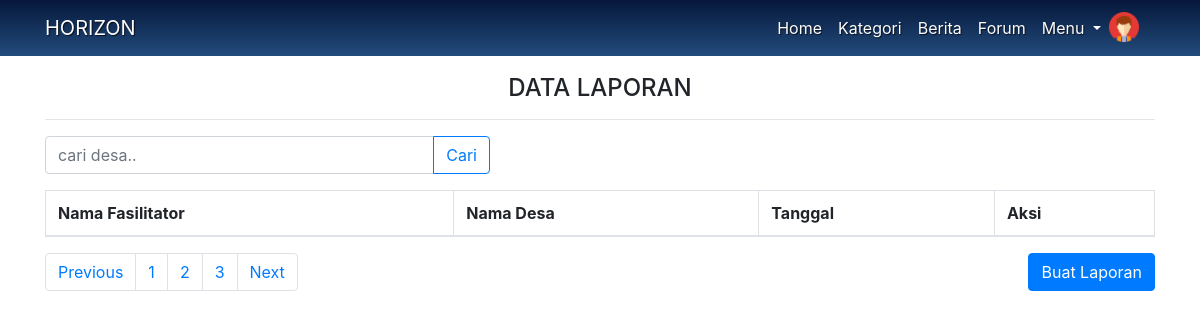
Page /index.php/controller/laporan on the earlier database version.
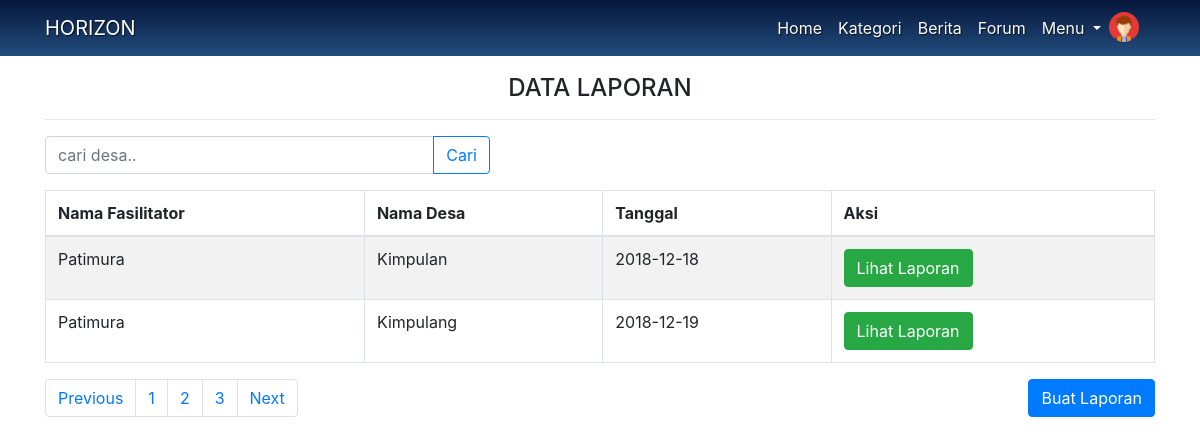
Same page on the later database version.
### tables this page shows
CREATE TABLE `m_laporan` (
  `id_laporan` int(11) NOT NULL,
  `tanggal_laporan` date NOT NULL,
  `nama_fasilitator` varchar(100) NOT NULL,
  `nama_desa` varchar(100) NOT NULL,
  `jumlah_ya` int(100) NOT NULL,
  `jumlah_tidak` int(100) NOT NULL,
  `ya1` int(11) DEFAULT NULL,
  `ya2` int(11) NOT NULL,
  `ya3` int(11) NOT NULL,
  `ya4` int(11) NOT NULL,
  `ya5` int(11) NOT NULL,
  `ya6` int(11) NOT NULL,
  `ya7` int(11) NOT NULL,
  `tidak1` int(11) NOT NULL,
  `tidak2` int(11) NOT NULL,
  `tidak3` int(11) NOT NULL,
  `tidak4` int(11) NOT NULL,
  `tidak5` int(11) NOT NULL,
  `tidak6` int(11) NOT NULL,
  `tidak7` int(11) NOT NULL,
  `jenis_destana` varchar(100) NOT NULL
);

### application/controllers/controller.php (called while the page is built, shortened)
<?php
class controller extends CI_Controller {
	function __construct() {
		$this->load->library(array('form_validation'));
		$this->load->helper(array('form', 'url'));
		$this->load->model('M_model');
	}
	public function laporan(){
		$laporan = $this->M_model->GetLaporan();
		$this->load->view('laporan', array('laporan' => $laporan));
	}
}

### index.php (called while the page is built, shortened)
<?php
require_once BASEPATH.'core/CodeIgniter.php';

### application/models/M_model.php (called while the page is built, shortened)
<?php
class M_model extends CI_Model{
    public function GetLaporan(){
        $laporan = $this->db->query('SELECT * FROM m_laporan WHERE jenis_destana="Belum Dikategorikan"');
        return $laporan->result_array();
    }
  }
  ?>

### application/views/laporan.php (the view, shortened to what this page needs)
<?php require 'f_header.php'; ?>
    <div class="container mt-4 text-center" style="padding-top:50px">
    <h4>DATA LAPORAN</h4><hr>
    <div class="row mt-1">
      <div class="col-lg-5">
          <form action="" method="post">
            <div class="input-group">
              <input type="text" class="form-control" placeholder="cari desa.." name="keyword" autocomplete="off">
              <div class="input-group-append">
                <button class="btn btn-outline-primary" type="submit" id="tombolCari">Cari</button>
              </div>
            </div>
          </form>
        </div>
      </div>
      <div class="table-responsive">
        <table id="user_data" class="table table-bordered table-striped">
          <thead>
              <tr>
                <th>Nama Fasilitator</th>
                <th>Nama Desa</th>
                <th>Tanggal</th>
                <th>Aksi</th>
              </tr>
          </thead>
          <?php foreach ($laporan as $l) { ?>
              <tr>
                <td><?= $l['nama_fasilitator']; ?></td>
                <td><?= $l['nama_desa']; ?></td>
                <td><?= $l['tanggal_laporan']; ?></td>
                <td>
                <a type="button" class="btn btn-success" href="<?= base_url()."controller/ceklaporan/".$l['id_laporan'];?>">Lihat Laporan</a>
                </td>
              </tr>
          <?php } ?>
            </table>
          </div>
          <div class="row">
            <div class="col-md-6">
            <nav aria-label="Page navigation example">
              <ul class="pagination col-auto">
                <li class="page-item"><a class="page-link" href="#">Previous</a></li>
                <li class="page-item"><a class="page-link" href="#">1</a></li>
                <li class="page-item"><a class="page-link" href="#">2</a></li>
                <li class="page-item"><a class="page-link" href="#">3</a></li>
                <li class="page-item"><a class="page-link" href="#">Next</a></li>
              </ul>
            </nav>
            </div>
          <div class="col-md-6 text-right">
            <a class="btn btn-primary" href="<?= base_url()."c_get_data_desa";?>">Buat Laporan</a>
            </div>
          </div>
    </div>
<?php require 'footer.php'; ?>

Differences in the rows shown:
now on this page (row edited): m_laporan: nama_fasilitator "Patimura", nama_desa "Kimpulan", tanggal_laporan "2018-12-18"
added m_laporan: nama_fasilitator "Patimura", nama_desa "Kimpulang", tanggal_laporan "2018-12-19"
